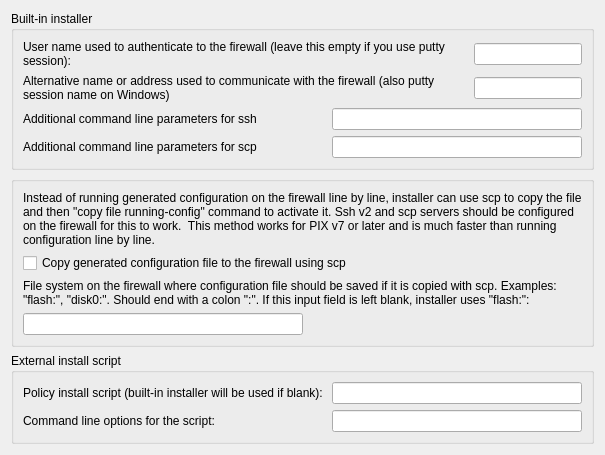
     <widget class="QWidget" name="tab2">
      <attribute name="title">
       <string>Installer</string>
      </attribute>
      <layout class="QGridLayout" name="gridLayout_6">
       <item row="0" column="0">
        <widget class="QGroupBox" name="groupBox2">
         <property name="title">
          <string>Built-in installer</string>
         </property>
         <layout class="QGridLayout" name="gridLayout_124">
          <item row="0" column="0">
           <widget class="QLabel" name="textLabel1_2">
            <property name="text">
             <string>User name used to authenticate to the firewall (leave this empty if you use putty session):</string>
            </property>
            <property name="alignment">
             <set>Qt::AlignLeading|Qt::AlignLeft|Qt::AlignVCenter</set>
            </property>
            <property name="wordWrap">
             <bool>true</bool>
            </property>
           </widget>
          </item>
          <item row="0" column="1">
           <widget class="QLineEdit" name="user">
            <property name="sizePolicy">
             <sizepolicy hsizetype="Fixed" vsizetype="Fixed">
              <horstretch>0</horstretch>
              <verstretch>0</verstretch>
             </sizepolicy>
            </property>
           </widget>
          </item>
          <item row="1" column="0">
           <widget class="QLabel" name="textLabel1_3">
            <property name="text">
             <string>Alternative name or address used to communicate with the firewall (also putty session name on Windows)</string>
            </property>
            <property name="alignment">
             <set>Qt::AlignLeading|Qt::AlignLeft|Qt::AlignTop</set>
            </property>
            <property name="wordWrap">
             <bool>true</bool>
            </property>
           </widget>
          </item>
          <item row="1" column="1">
           <widget class="QLineEdit" name="altAddress">
            <property name="sizePolicy">
             <sizepolicy hsizetype="Fixed" vsizetype="Fixed">
              <horstretch>0</horstretch>
              <verstretch>0</verstretch>
             </sizepolicy>
            </property>
           </widget>
          </item>
          <item row="2" column="0" colspan="2">
           <layout class="QHBoxLayout">
            <item>
             <widget class="QLabel" name="textLabel1_7">
              <property name="text">
               <string>Additional command line parameters for ssh</string>
              </property>
              <property name="wordWrap">
               <bool>false</bool>
              </property>
             </widget>
            </item>
            <item>
             <widget class="QLineEdit" name="sshArgs">
              <property name="sizePolicy">
               <sizepolicy hsizetype="Fixed" vsizetype="Fixed">
                <horstretch>0</horstretch>
                <verstretch>0</verstretch>
               </sizepolicy>
              </property>
              <property name="minimumSize">
               <size>
                <width>250</width>
                <height>0</height>
               </size>
              </property>
             </widget>
            </item>
           </layout>
          </item>
          <item row="3" column="0" colspan="2">
           <layout class="QHBoxLayout" name="_2">
            <item>
             <widget class="QLabel" name="textLabel1_8">
              <property name="text">
               <string>Additional command line parameters for scp</string>
              </property>
              <property name="wordWrap">
               <bool>false</bool>
              </property>
             </widget>
            </item>
            <item>
             <widget class="QLineEdit" name="scpArgs">
              <property name="sizePolicy">
               <sizepolicy hsizetype="Fixed" vsizetype="Fixed">
                <horstretch>0</horstretch>
                <verstretch>0</verstretch>
               </sizepolicy>
              </property>
              <property name="minimumSize">
               <size>
                <width>250</width>
                <height>0</height>
               </size>
              </property>
             </widget>
            </item>
           </layout>
          </item>
         </layout>
        </widget>
       </item>
       <item row="1" column="0">
        <widget class="QGroupBox" name="SCPgroupBox">
         <property name="title">
          <string/>
         </property>
         <layout class="QVBoxLayout" name="verticalLayout_2">
          <item>
           <widget class="QLabel" name="label">
            <property name="text">
             <string>Instead of running generated configuration on the firewall line by line, installer can use scp to copy the file and then &quot;copy file running-config&quot; command to activate it. Ssh v2 and scp servers should be configured on the firewall for this to work.  This method works for PIX v7 or later and is much faster than running configuration line by line.</string>
            </property>
            <property name="wordWrap">
             <bool>true</bool>
            </property>
           </widget>
          </item>
          <item>
           <widget class="QCheckBox" name="use_scp">
            <property name="text">
             <string>Copy generated configuration file to the firewall using scp</string>
            </property>
           </widget>
          </item>
          <item>
           <widget class="QLabel" name="label_3">
            <property name="text">
             <string>File system on the firewall where configuration file should be saved if it is copied with scp. Examples: &quot;flash:&quot;, &quot;disk0:&quot;. Should end with a colon &quot;:&quot;. If this input field is left blank, installer uses &quot;flash:&quot;:</string>
            </property>
            <property name="wordWrap">
             <bool>true</bool>
            </property>
           </widget>
          </item>
          <item>
           <layout class="QHBoxLayout" name="horizontalLayout_8">
            <item>
             <widget class="QLineEdit" name="filesystem"/>
            </item>
            <item>
             <spacer name="horizontalSpacer">
              <property name="orientation">
               <enum>Qt::Horizontal</enum>
              </property>
              <property name="sizeHint" stdset="0">
               <size>
                <width>40</width>
                <height>20</height>
               </size>
              </property>
             </spacer>
            </item>
           </layout>
          </item>
         </layout>
        </widget>
       </item>
       <item row="2" column="0">
        <widget class="QGroupBox" name="groupBox1">
         <property name="title">
          <string>External install script</string>
         </property>
         <layout class="QGridLayout" name="gridLayout_2">
          <item row="0" column="0">
           <layout class="QHBoxLayout" name="horizontalLayout">
            <property name="spacing">
             <number>0</number>
            </property>
            <property name="leftMargin">
             <number>0</number>
            </property>
            <item>
             <widget class="QLabel" name="textLabel5_2">
              <property name="sizePolicy">
               <sizepolicy hsizetype="Expanding" vsizetype="Preferred">
                <horstretch>0</horstretch>
                <verstretch>0</verstretch>
               </sizepolicy>
              </property>
              <property name="text">
               <string>Policy install script (built-in installer will be used if blank):</string>
              </property>
              <property name="alignment">
               <set>Qt::AlignLeading|Qt::AlignLeft|Qt::AlignVCenter</set>
              </property>
              <property name="wordWrap">
               <bool>false</bool>
              </property>
             </widget>
            </item>
            <item>
             <widget class="QLineEdit" name="installScript">
              <property name="sizePolicy">
               <sizepolicy hsizetype="Fixed" vsizetype="Fixed">
                <horstretch>0</horstretch>
                <verstretch>0</verstretch>
               </sizepolicy>
              </property>
              <property name="minimumSize">
               <size>
                <width>250</width>
                <height>0</height>
               </size>
              </property>
             </widget>
            </item>
           </layout>
          </item>
          <item row="2" column="0">
           <layout class="QHBoxLayout" name="horizontalLayout_2">
            <property name="spacing">
             <number>0</number>
            </property>
            <property name="leftMargin">
             <number>0</number>
            </property>
            <item>
             <widget class="QLabel" name="textLabel6_2">
              <property name="sizePolicy">
               <sizepolicy hsizetype="Expanding" vsizetype="Preferred">
                <horstretch>0</horstretch>
                <verstretch>0</verstretch>
               </sizepolicy>
              </property>
              <property name="text">
               <string>Command line options for the script:</string>
              </property>
              <property name="alignment">
               <set>Qt::AlignLeading|Qt::AlignLeft|Qt::AlignVCenter</set>
              </property>
              <property name="wordWrap">
               <bool>false</bool>
              </property>
             </widget>
            </item>
            <item>
             <widget class="QLineEdit" name="installScriptArgs">
              <property name="sizePolicy">
               <sizepolicy hsizetype="Fixed" vsizetype="Fixed">
                <horstretch>0</horstretch>
                <verstretch>0</verstretch>
               </sizepolicy>
              </property>
              <property name="minimumSize">
               <size>
                <width>250</width>
                <height>0</height>
               </size>
              </property>
             </widget>
            </item>
           </layout>
          </item>
         </layout>
        </widget>
       </item>
      </layout>
     </widget>
